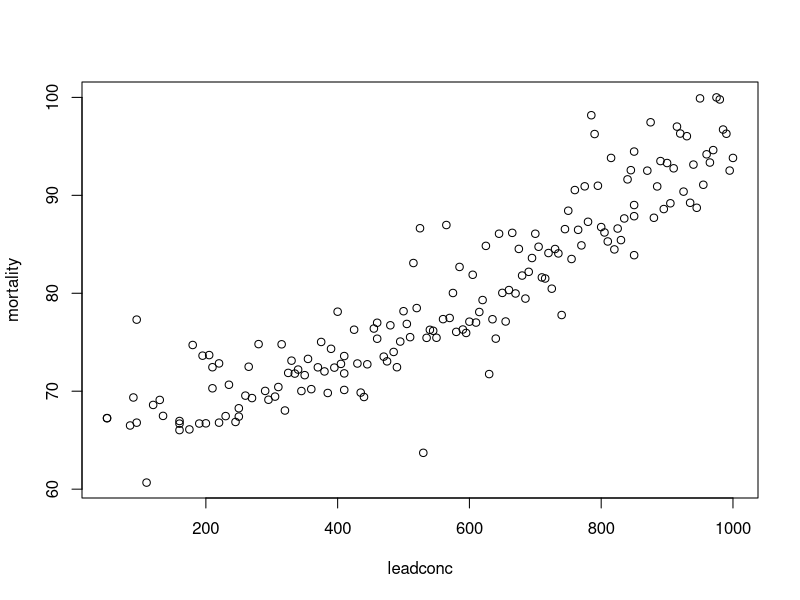

This figure's R source:
## ---- chunk 1
knitr::opts_chunk$set(echo = TRUE)
## ---- chunk 2
setwd("/Users/muhtasim/Desktop/STAT530/HWs")
data1=read.csv("HW_1_2020.csv",header=TRUE,sep=",",na.strings=" ")
leadconc=data1[,1]
mortality=data1[,2]
plot(leadconc,mortality)
## ---- chunk 3
fit=lm(mortality~leadconc, data=data1)
coefficients(fit)
## ---- chunk 4
summary(fit)
